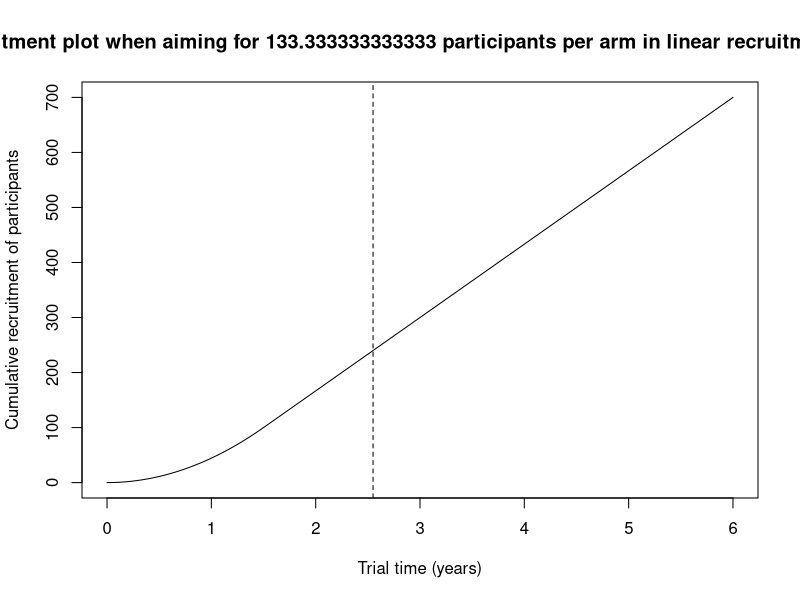
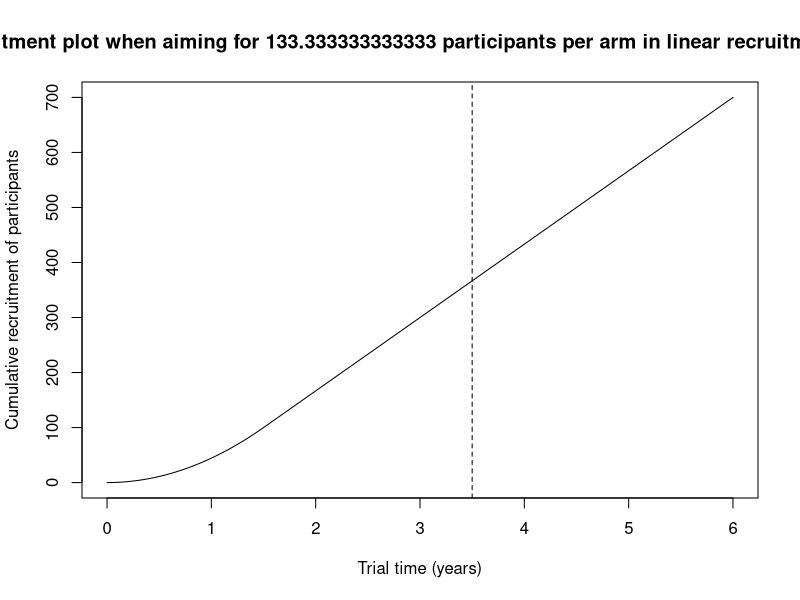
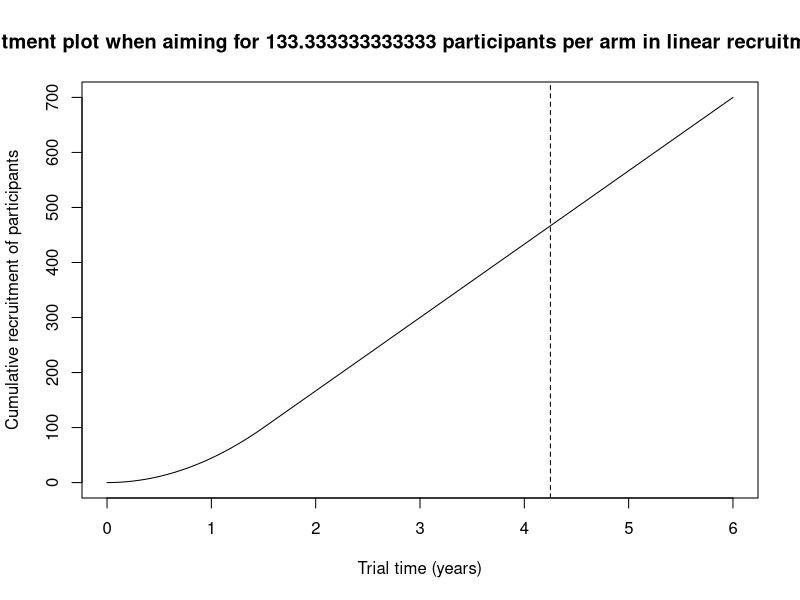

R code for these plots, in order:
# ------------------------------------------------
# Sample Size Estimates for AD-SMART
# - Estimate Recruitment Weight
# - Proportion of Participants at each Stage
# ------------------------------------------------


# ---------------------------------
# Recruitment Rate @ Analysis Timepoints
# ---------------------------------

# Recruitment Rate (ramp up to Linear after 1.5 years)
recruit<-function(x, linrate){
  if(x>=0){
    linrate/3*(x^2)*(x<1.5)+(linrate*(x-1.5)+linrate/3*1.5^2)*(x>=1.5)
  }else{
    NA
  }
}

# Plot Function to Visualise
plot_recruit<-function(yr,linrate){
  curve(linrate/3*(x^2)*(x<1.5)+(linrate*(x-1.5)+linrate/3*1.5^2)*(x>=1.5), 
        from =0, to=6, ylim=c(0,700),xlab="Trial time (years)", ylab="Cumulative recruitment of participants")
  abline(v=yr, lty=c(2))
  title(paste0("Recruitment plot when aiming for ", `linrate`, " participants per arm in linear recruitment phase"))
}

# Calculate Proportion of Participants at 6, 12, 18 Months
weights<-function(yr,linrate){
  recrwgts<-c()
  i<-0
  while((i+1)*0.5<2){
    recrwgts<-c(recrwgts,(recruit(yr-0.5*i,linrate)-recruit(yr-0.5*(i+1),linrate))/recruit(yr,linrate))
    i<-i+1
  }
  cat("Max visit timepoint:", 0.5*i, "years", "\n") 
  cat("Total Recruited:", recruit(yr,linrate), "\n")
  plot_recruit(yr, linrate)
  
  cat("Proportion at Each Post-Baseline Timepoint:", recrwgts, "\n")
  cat("Proportion at Baseline:", (1-sum(recrwgts)))
}

# Stages are estimated to occur at:
# Stage 1 = 2.55 years since start
# Stage 2 = 3.5 years since start
# Stage 3 = 4.25 years since start

# For slopepoweri command need recruitment proportions
# So for each Stage Estimate the Proportion of Participants at each TImepoint 

# Stage 1 
weights(2.55, 400/3)

# Stage 2
weights(3.5, 400/3)

# Stage 3
weights(4.25, 400/3)
